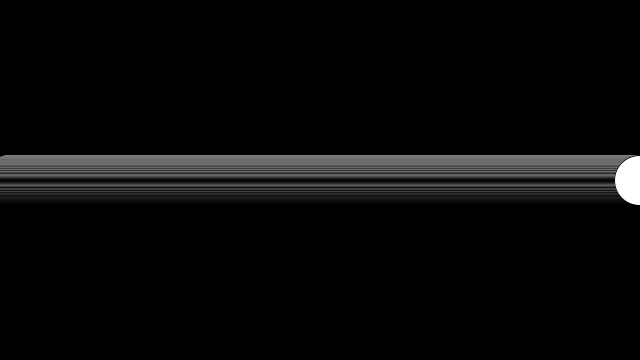
Frame 1 (no input)
Frame 60 (the mouse pressed at the canvas centre just before this capture): identical to frame 1, image omitted
Frame 120 (the mouse held since frame 60 and released just before this capture): identical to frame 1, image omitted

The Processing sketch that drew this single still picture (run headless with seeded random() and noise(); from frame 60 on, the mouse is pressed at the canvas centre):

// Processing sketch: whileLoop
// ── whileLoop.pde
float x = 0;

void setup() {
  size(640, 360);
}

void draw() {
  background(0);
  fill(255);
  x=10;
  while(x < width) {
    circle(x,180,50);
    x = x+1;
  }
}
